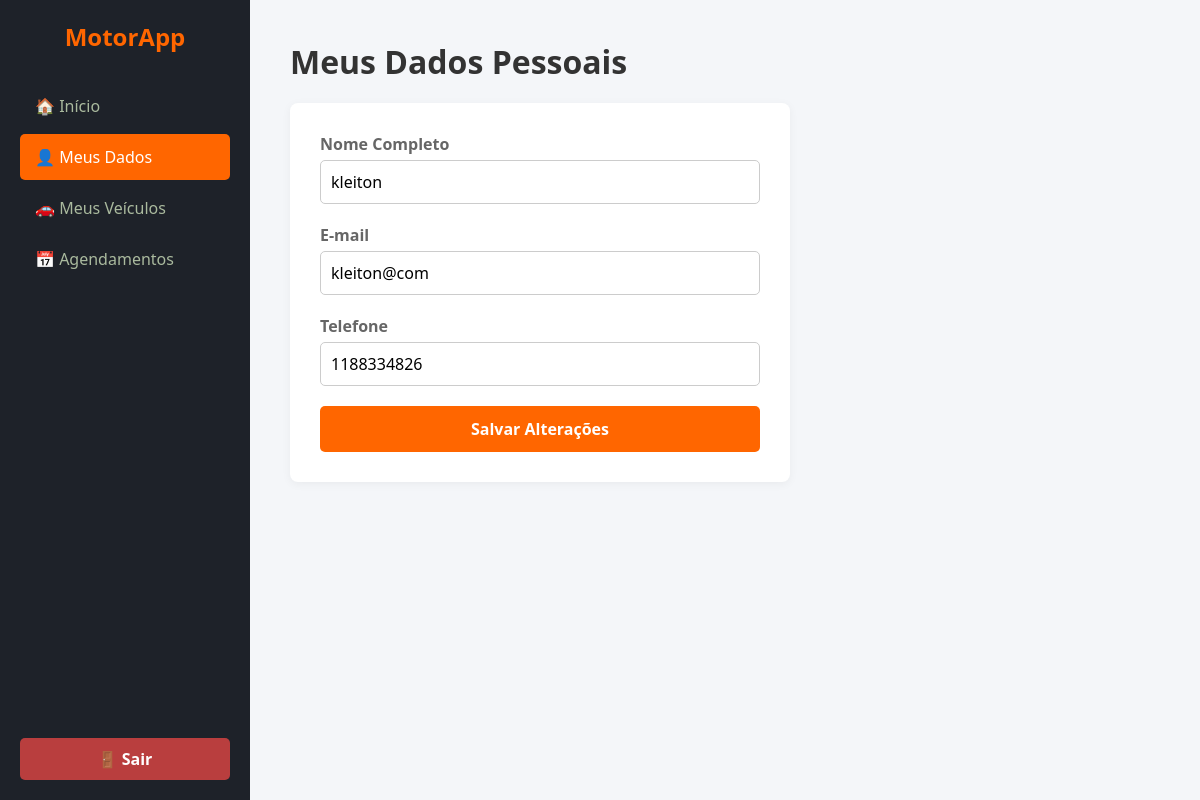
Page /pages/meus_dados.php (signed in) on the committed database.
### tables this page shows
CREATE TABLE `cliente` (
  `id` int(11) NOT NULL,
  `nome` varchar(100) NOT NULL,
  `email` varchar(100) NOT NULL,
  `telefone` varchar(20) NOT NULL,
  `cpf` varchar(14) DEFAULT NULL,
  `senha` varchar(255) NOT NULL,
  `tipo` varchar(20) NOT NULL DEFAULT 'cliente'
);

### pages/meus_dados.php (the view, shortened to what this page needs)
<?php
include("../php/conexao.php");
$id_usuario = $_SESSION['usuario_id'];
$sql = "SELECT * FROM cliente WHERE id = '$id_usuario'";
$resultado = $conn->query($sql);
$usuario = $resultado->fetch_assoc();
?>
<!DOCTYPE html>
<html lang="pt-br">
<head>
    <link rel="stylesheet" href="../css/dashboard.css">
    <link rel="stylesheet" href="../css/meus_dados.css">
</head>
<body>
    <div class="sidebar">
        <div class="top-sidebar">
            <h2>MotorApp</h2>
            <div class="menu-items">
                <a href="index.php">🏠 Início</a>
                <a href="meus_dados.php" class="active">👤 Meus Dados</a>
                <a href="meus_veiculos.php">🚗 Meus Veículos</a>
                <a href="agendamentos.php">📅 Agendamentos</a>
            </div>
        </div>
        <a href="logout.php" class="btn-logout">🚪 Sair</a>
    </div>
    <div class="main-content">
        <h1 style="margin-bottom: 20px; color: #333;">Meus Dados Pessoais</h1>
        <div class="form-box">
            <form method="POST">
                <div class="form-group">
                    <label>Nome Completo</label>
                    <input type="text" name="nome" value="<?php echo $usuario['nome']; ?>" required>
                </div>
                <div class="form-group">
                    <label>E-mail</label>
                    <input type="email" name="email" value="<?php echo $usuario['email']; ?>" required>
                </div>
                <div class="form-group">
                    <label>Telefone</label>
                    <input type="text" name="telefone" value="<?php echo $usuario['telefone']; ?>" required>
                </div>
                <button type="submit" name="atualizar" class="btn-salvar">Salvar Alterações</button>
            </form>
        </div>
    </div>
</body>
</html>

### css/dashboard.css (style rules this page uses)
* { margin: 0; padding: 0; box-sizing: border-box; font-family: 'Segoe UI', Tahoma, Geneva, Verdana, sans-serif; }
body { display: flex; background: #f4f6f9; height: 100vh; }
.sidebar { width: 250px; background: #1e2229; color: #fff; padding: 20px; display: flex; flex-direction: column; justify-content: space-between; }
.sidebar h2 { color: #ff6600; text-align: center; margin-bottom: 30px; font-size: 24px; }
.menu-items a { display: block; color: #aaba9e; padding: 12px 15px; text-decoration: none; margin-bottom: 5px; border-radius: 5px; transition: 0.3s; }
.menu-items a:hover, .menu-items a.active { background: #ff6600; color: #fff; }
.btn-logout { background: #b93e3e; color: white; text-align: center; padding: 10px; text-decoration: none; border-radius: 5px; font-weight: bold; transition: 0.3s; }
.main-content { flex: 1; padding: 40px; overflow-y: auto; }

### css/meus_dados.css (style rules this page uses)
.form-box { background: white; padding: 30px; border-radius: 8px; max-width: 500px; box-shadow: 0 2px 10px rgba(0,0,0,0.05); }
.form-group { margin-bottom: 20px; }
.form-group label { display: block; margin-bottom: 5px; color: #666; font-weight: bold; }
.form-group input { width: 100%; padding: 10px; border: 1px solid #ccc; border-radius: 5px; font-size: 16px; }
.btn-salvar { background: #ff6600; color: white; border: none; padding: 12px 20px; font-size: 16px; border-radius: 5px; cursor: pointer; font-weight: bold; width: 100%; transition: 0.3s; }

### rows in the picture
cliente: nome "kleiton", email "kleiton@com", telefone "1188334826"
